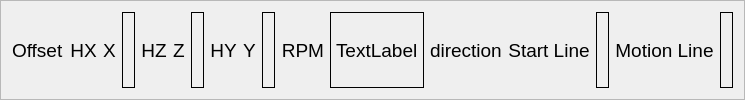
     <widget class="QFrame" name="frame_4">
      <property name="sizePolicy">
       <sizepolicy hsizetype="Expanding" vsizetype="Fixed">
        <horstretch>0</horstretch>
        <verstretch>0</verstretch>
       </sizepolicy>
      </property>
      <property name="minimumSize">
       <size>
        <width>0</width>
        <height>42</height>
       </size>
      </property>
      <property name="font">
       <font>
        <pointsize>14</pointsize>
       </font>
      </property>
      <property name="frameShape">
       <enum>QFrame::StyledPanel</enum>
      </property>
      <property name="frameShadow">
       <enum>QFrame::Raised</enum>
      </property>
      <layout class="QGridLayout" name="gridLayout_4">
       <item row="0" column="0">
        <widget class="QLabel" name="label_34">
         <property name="text">
          <string>Offset</string>
         </property>
        </widget>
       </item>
       <item row="0" column="1">
        <widget class="QLabel" name="home_lb_0">
         <property name="frameShape">
          <enum>QFrame::NoFrame</enum>
         </property>
         <property name="text">
          <string>HX</string>
         </property>
         <property name="alignment">
          <set>Qt::AlignCenter</set>
         </property>
        </widget>
       </item>
       <item row="0" column="2">
        <widget class="QLabel" name="label">
         <property name="text">
          <string>X</string>
         </property>
         <property name="alignment">
          <set>Qt::AlignCenter</set>
         </property>
        </widget>
       </item>
       <item row="0" column="3">
        <widget class="QLabel" name="dro_lb_x">
         <property name="sizePolicy">
          <sizepolicy hsizetype="Expanding" vsizetype="Expanding">
           <horstretch>0</horstretch>
           <verstretch>0</verstretch>
          </sizepolicy>
         </property>
         <property name="minimumSize">
          <size>
           <width>0</width>
           <height>28</height>
          </size>
         </property>
         <property name="font">
          <font>
           <family>FreeMono</family>
           <pointsize>14</pointsize>
           <bold>true</bold>
          </font>
         </property>
         <property name="frameShape">
          <enum>QFrame::Box</enum>
         </property>
         <property name="text">
          <string/>
         </property>
        </widget>
       </item>
       <item row="0" column="4">
        <widget class="QLabel" name="home_lb_2">
         <property name="frameShape">
          <enum>QFrame::NoFrame</enum>
         </property>
         <property name="text">
          <string>HZ</string>
         </property>
         <property name="alignment">
          <set>Qt::AlignCenter</set>
         </property>
        </widget>
       </item>
       <item row="0" column="5">
        <widget class="QLabel" name="label_3">
         <property name="text">
          <string>Z</string>
         </property>
         <property name="alignment">
          <set>Qt::AlignCenter</set>
         </property>
        </widget>
       </item>
       <item row="0" column="6">
        <widget class="QLabel" name="dro_lb_z">
         <property name="sizePolicy">
          <sizepolicy hsizetype="Expanding" vsizetype="Expanding">
           <horstretch>0</horstretch>
           <verstretch>0</verstretch>
          </sizepolicy>
         </property>
         <property name="font">
          <font>
           <family>FreeMono</family>
           <pointsize>14</pointsize>
           <bold>true</bold>
          </font>
         </property>
         <property name="frameShape">
          <enum>QFrame::Box</enum>
         </property>
         <property name="text">
          <string/>
         </property>
        </widget>
       </item>
       <item row="0" column="7">
        <widget class="QLabel" name="home_lb_1">
         <property name="frameShape">
          <enum>QFrame::NoFrame</enum>
         </property>
         <property name="text">
          <string>HY</string>
         </property>
         <property name="alignment">
          <set>Qt::AlignCenter</set>
         </property>
        </widget>
       </item>
       <item row="0" column="8">
        <widget class="QLabel" name="label_2">
         <property name="text">
          <string>Y</string>
         </property>
         <property name="alignment">
          <set>Qt::AlignCenter</set>
         </property>
        </widget>
       </item>
       <item row="0" column="9">
        <widget class="QLabel" name="dro_lb_y">
         <property name="sizePolicy">
          <sizepolicy hsizetype="Expanding" vsizetype="Expanding">
           <horstretch>0</horstretch>
           <verstretch>0</verstretch>
          </sizepolicy>
         </property>
         <property name="font">
          <font>
           <family>FreeMono</family>
           <pointsize>14</pointsize>
           <bold>true</bold>
          </font>
         </property>
         <property name="frameShape">
          <enum>QFrame::Box</enum>
         </property>
         <property name="text">
          <string/>
         </property>
        </widget>
       </item>
       <item row="0" column="10">
        <widget class="QLabel" name="label_21">
         <property name="text">
          <string>RPM</string>
         </property>
         <property name="alignment">
          <set>Qt::AlignRight|Qt::AlignTrailing|Qt::AlignVCenter</set>
         </property>
        </widget>
       </item>
       <item row="0" column="11">
        <widget class="QLabel" name="spindle_actual_speed_lb">
         <property name="frameShape">
          <enum>QFrame::Box</enum>
         </property>
         <property name="text">
          <string>TextLabel</string>
         </property>
        </widget>
       </item>
       <item row="0" column="12">
        <widget class="QLabel" name="spindle_direction_0_lb">
         <property name="text">
          <string>direction</string>
         </property>
        </widget>
       </item>
       <item row="0" column="13">
        <widget class="QLabel" name="label_5">
         <property name="text">
          <string>Start Line</string>
         </property>
         <property name="alignment">
          <set>Qt::AlignCenter</set>
         </property>
        </widget>
       </item>
       <item row="0" column="14">
        <widget class="QLabel" name="start_line_lb">
         <property name="sizePolicy">
          <sizepolicy hsizetype="Expanding" vsizetype="Expanding">
           <horstretch>0</horstretch>
           <verstretch>0</verstretch>
          </sizepolicy>
         </property>
         <property name="maximumSize">
          <size>
           <width>50</width>
           <height>16777215</height>
          </size>
         </property>
         <property name="font">
          <font>
           <family>FreeMono</family>
           <pointsize>14</pointsize>
           <bold>false</bold>
          </font>
         </property>
         <property name="frameShape">
          <enum>QFrame::Box</enum>
         </property>
         <property name="text">
          <string/>
         </property>
         <property name="alignment">
          <set>Qt::AlignRight|Qt::AlignTrailing|Qt::AlignVCenter</set>
         </property>
        </widget>
       </item>
       <item row="0" column="15">
        <widget class="QLabel" name="label_4">
         <property name="text">
          <string>Motion Line</string>
         </property>
         <property name="alignment">
          <set>Qt::AlignCenter</set>
         </property>
        </widget>
       </item>
       <item row="0" column="16">
        <widget class="QLabel" name="motion_line_lb">
         <property name="sizePolicy">
          <sizepolicy hsizetype="Expanding" vsizetype="Expanding">
           <horstretch>0</horstretch>
           <verstretch>0</verstretch>
          </sizepolicy>
         </property>
         <property name="maximumSize">
          <size>
           <width>50</width>
           <height>16777215</height>
          </size>
         </property>
         <property name="font">
          <font>
           <family>FreeMono</family>
           <pointsize>14</pointsize>
           <bold>false</bold>
          </font>
         </property>
         <property name="frameShape">
          <enum>QFrame::Box</enum>
         </property>
         <property name="text">
          <string/>
         </property>
         <property name="alignment">
          <set>Qt::AlignRight|Qt::AlignTrailing|Qt::AlignVCenter</set>
         </property>
        </widget>
       </item>
      </layout>
     </widget>
